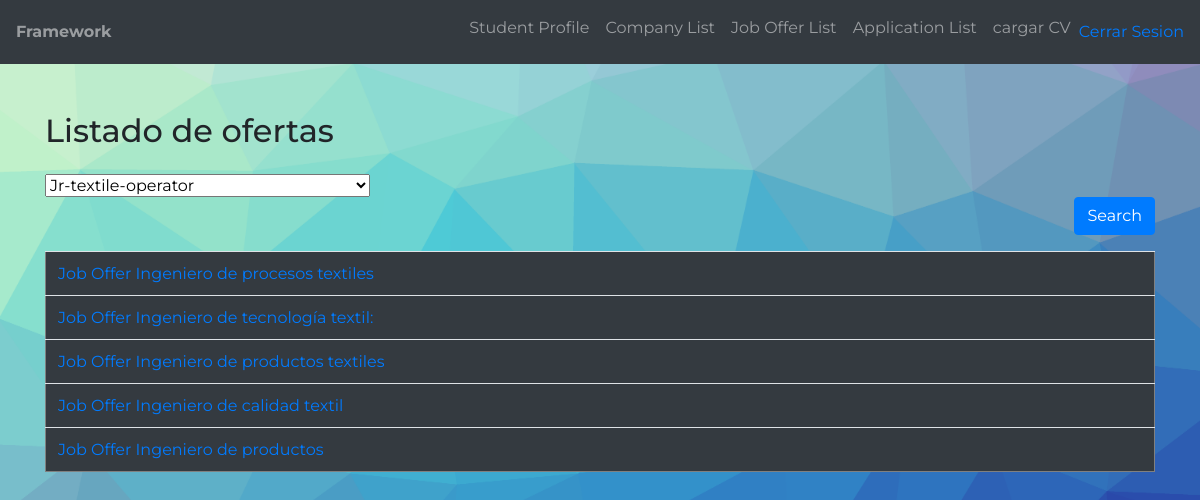
Page /Ofert/ShowListJobOferView (signed in) on the committed database.
### tables this page shows
CREATE TABLE `job_ofert` (
  `id_JobOfert` int(11) NOT NULL,
  `id_company` int(11) NOT NULL,
  `jobPositionId` int(11) NOT NULL,
  `cargaHoraria` int(11) NOT NULL,
  `activo` tinyint(1) DEFAULT NULL CHECK (`activo` in (1,0)),
  `titulo` varchar(100) NOT NULL,
  `descripcion` varchar(200) NOT NULL,
  `puesto` varchar(100) NOT NULL,
  `imagen` varchar(200) DEFAULT NULL
);

### index.php (called while the page is built, shortened)
<?php
	require_once(VIEWS_PATH."header.php");
	Router::Route(new Request());
	require_once(VIEWS_PATH."footer.php");
?>

### Models/JobOfert.php (called while the page is built, shortened)
<?php
class JobOfert
{
 private $id_JobOfert;
  private $titulo;
 public function getId_JobOfert()
 {
  return $this->id_JobOfert;
 }
 public function setId_JobOfert($id_JobOfert)
 {
  $this->id_JobOfert = $id_JobOfert;
  return $this;
 }
  public function getTitulo()
  {
    return $this->titulo;
  }
  public function setTitulo($titulo)
  {
    $this->titulo = $titulo;
    return $this;
  }
}
?>

### DAO/Connection.php (called while the page is built, shortened)
<?php
    class Connection
    {
        private $pdo = null;
        private $pdoStatement = null;
        private static $instance = null;
        private function __construct()
        {
            try
            {
                $this->pdo = new PDO("mysql:host=".DB_HOST."; dbname=".DB_NAME, DB_USER, DB_PASS);
                $this->pdo->setAttribute(PDO::ATTR_ERRMODE, PDO::ERRMODE_EXCEPTION);
            }
            catch(Exception $ex)
            {
                throw $ex;
            }
        }
        public static function GetInstance()
        {
            if(self::$instance == null)
                self::$instance = new Connection();
            return self::$instance;
        }
        public function Execute($query, $parameters = array(), $queryType = QueryType::Query)
	    {
            try
            {
                $this->Prepare($query);
                $this->pdoStatement->execute();
                return $this->pdoStatement->fetchAll();
            }
            catch(Exception $ex)
            {
                throw $ex;
            }
        }
        private function Prepare($query)
        {
            try
            {
                $this->pdoStatement = $this->pdo->prepare($query);
            }
            catch(Exception $ex)
            {
                throw $ex;
            }
        }
    }
?>

### DAO/StudentDAO.php (called while the page is built, shortened)
<?php
class StudentDAO implements IViews
{
    private $tableName = "student";
    public function GetByEmail($email)
    {
        try {
            $student=0;
            $query = "SELECT * FROM .$this->tableName WHERE email = '$email'";;
            $this->connection = Connection::GetInstance();
            $resultSet = $this->connection->Execute($query);
            if ($resultSet) {
                $student=$this->setData($resultSet);
            }
            return $student;
        } catch (Exception $ex) {
            throw new Exception('Error al cargar la base de datos');
        }
    }
    public function   setData($resultSet)
    {
        $student = new Student();
                $student->setStudentId($resultSet[0]["studentId"]);
                $careers = new CareerDAO();
                $career = $careers->GetId($resultSet[0]["careerId"]);
                $student->setCareer($career);
                $student->setFirstName($resultSet[0]["firstName"]);
                $student->setLastName($resultSet[0]["lastName"]);
                $student->setDni($resultSet[0]["dni"]);
                $student->setFileNumber($resultSet[0]["fileNumber"]);
                $student->setGender($resultSet[0]["gender"]);
                $student->setBirthDate($resultSet[0]["birthDate"]);
                $student->setEmail($resultSet[0]["email"]);
                $student->setPhoneNumber($resultSet[0]["phoneNumber"]);
                $student->setActivo($resultSet[0]["activo"]);
                $student->setPassword($resultSet[0]["password"]);
        return $student;
    }
}

### Views/listJobOfert.php (the view, shortened to what this page needs)
<main class="py-5">
     <section id="listado" class="mb-5">
          <div class="container">
               <h2 class="mb-4">Listado de ofertas</h2>
               <form action=<?php echo FRONT_ROOT ?>Ofert\serachOfert method="post">
                    <div class="mb-3">
                         <select id="puesto" name="puesto">
                              <?php
                              foreach ($position as $jobOfert) : ?>
                                   <?php
                                   $puesto = $jobOfert;
                                   $puesto = str_replace(" ", "-", $puesto);
                                   ?>
                                   <option value=<?= $puesto ?>><?php echo $puesto ?></option>
                                   <br>
                              <?php endforeach; ?>
                         </select>
                         <button type="submit" name="" class="btn btn-primary ml-auto d-block">Search</button>
                    </div>
                    <div>
                         <table class="table bg-light-alpha" border="1" TABLE ALIGN="center">
                              <thead class="bg-dark text-white">
                                   <?php foreach ($jobOfertFiltro as $key => $value) : ?>
                                        <tr>
                                             <?php $id_JobOfert = $value->getId_JobOfert(); ?>
                                             <td><a href=<?php echo FRONT_ROOT ?>Ofert\SeeOfert?id_JobOfert=<?php echo $id_JobOfert ?>>
                                                       Job Offer <?php echo $value->getTitulo(); ?> </td>
                                        </tr>
                                   <?php endforeach; ?>
                              </thead>
                         </table>
                    </div>
          </div>
     </section>
</main>

### Views/css/estilos.css (style rules this page uses)
html, body { height: 100%; }
body { font-family: 'Montserrat', sans-serif; background: url(../img/bg.png) no-repeat center center fixed; -webkit-background-size: cover; -moz-background-size: cover; -o-background-size: cover; background-size: cover; }
.bg-light-alpha { background-color: rgba(255,255,255,0.2); }

### rows in the picture
job_ofert: titulo "Ingeniero de procesos textiles"
job_ofert: titulo "Ingeniero de tecnología textil:"
job_ofert: titulo "Ingeniero de productos textiles"
job_ofert: titulo "Ingeniero de calidad textil"
job_ofert: titulo "Ingeniero de productos"

### other values in the picture
form field puesto "Jr-textile-operator"
